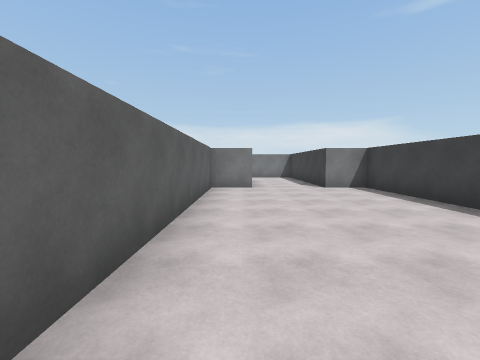
View 1 (above)

16 first-person views from a walk through a scene from a Unity 3-D project. The camera is 1.5 m above the floor, tilts 4° down and sees 90° across. The floor is counted in squares, 2 m on a side. Each view is taken from the middle of a square. On the plan, view 1 faces up. The plan holds only what a view shows up to about 9 squares ahead; the rest is blank. The place goes on beyond the plan. The player is left out.

View 2
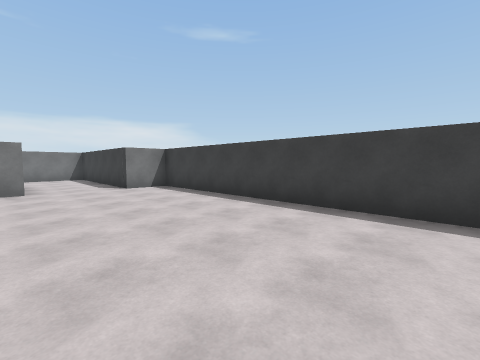

View 3
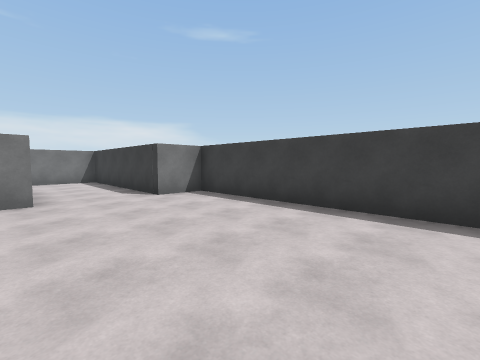

View 4
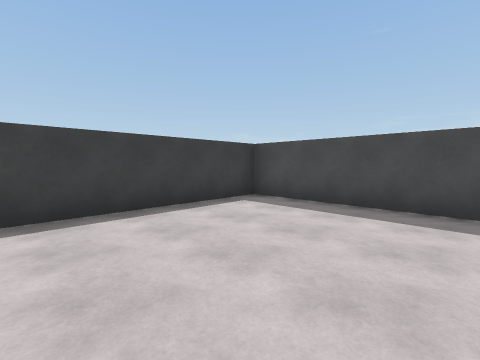

View 5
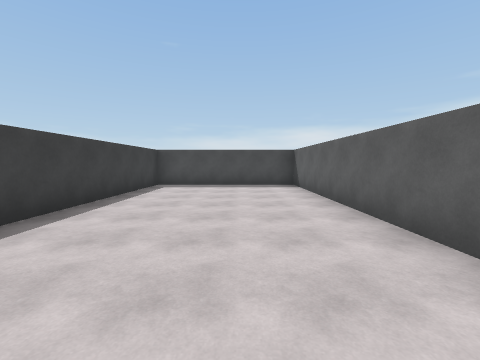

View 6
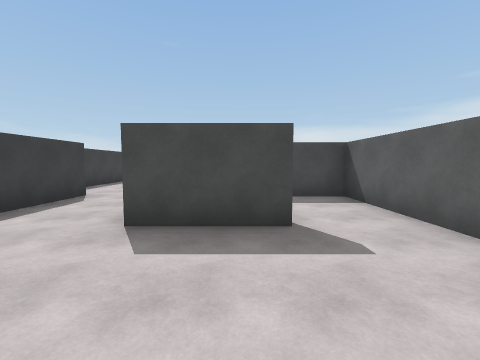

View 7
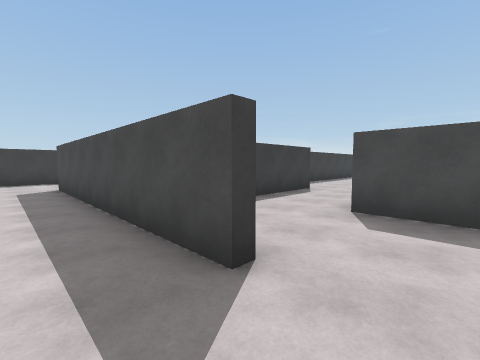

View 8
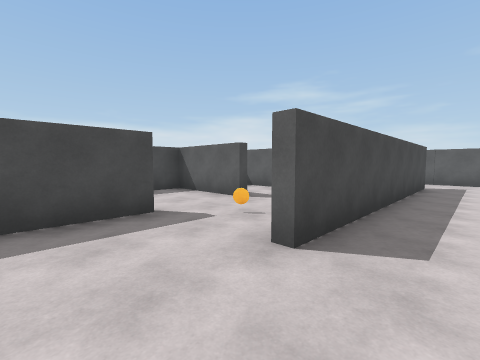

View 9
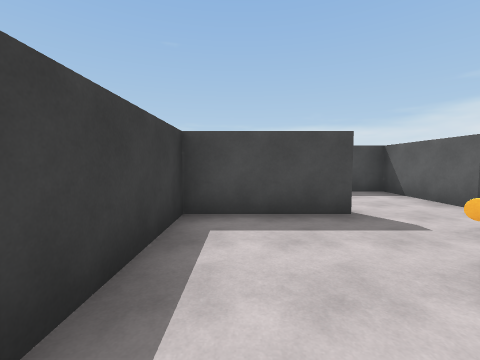

View 10
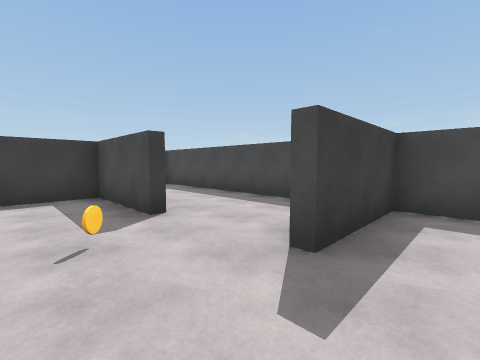

View 11
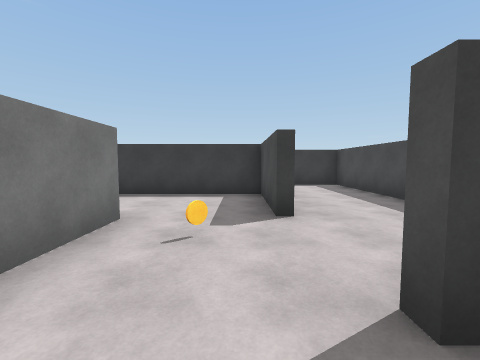

View 12
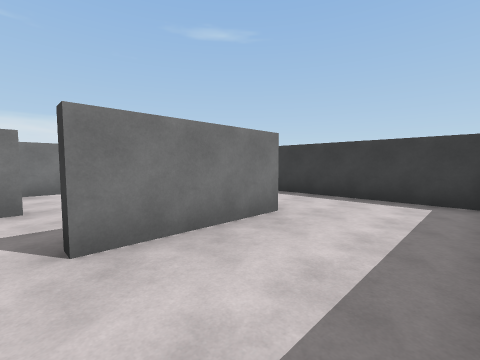

View 13
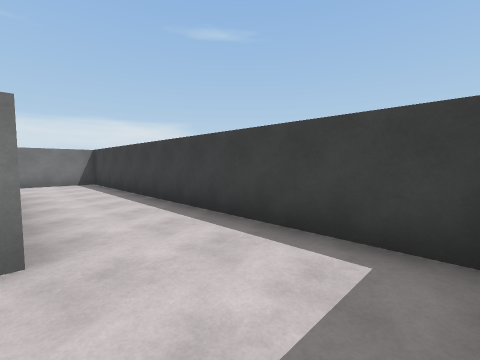

View 14
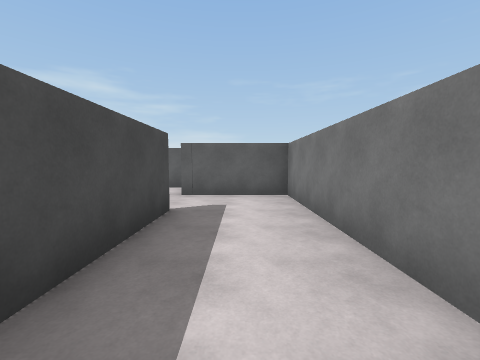

View 15
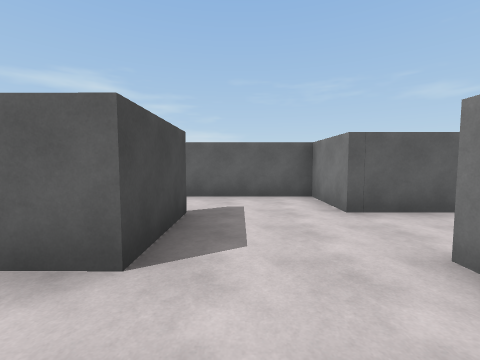

View 16
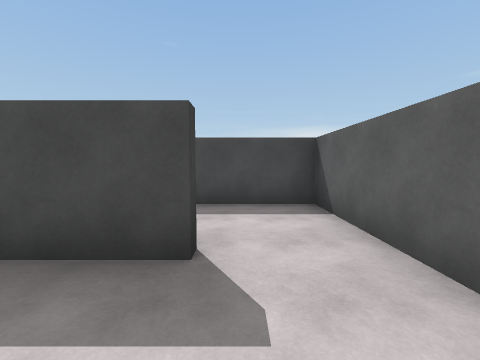

### Floor plan
Points are (right, up) in squares from view 1. A wall is a line through its corners. A room is listed if a view was taken in it or the views show most of it. See-through windows are left out.
Room 1 (views 1, 2, 3, 4, 5, 15, 16)
walls: (0.5, 7.4) (-0.9, 7.4) (-0.9, -2.4) (3.9, -2.4) (3.9, 7.6); (4, 7.4) (2.6, 7.4) (2.6, 12.1); (-1.6, 10.2) (0.4, 10.2) (0.4, 9.2); (2.1, 12.6) (0.1, 12.6); (-1.6, 12.6) (-3.4, 12.6) (-3.4, 7.6) (-1.1, 7.6)
ways out: opening at (-0.5, 13) to room 2
Room 2 (views 6, 7, 8, 9, 14)
walls: (3, 15.1) (-1.6, 15.1) (-1.6, 12.6); (0.1, 12.9) (7.2, 12.9); (8.1, 15.1) (7.2, 15.1); (9.8, 12.4) (9.8, 14.1)
ways out: opening at (-0.5, 13) to room 1; opening at (8.5, 13) to room 5
Room 3 (views 10, 11)
walls: (2.9, 9.4) (2.9, 8.2); (3.9, 7.6) (4.9, 7.6) (4.9, 10.2)
ways out: opening at (5, 11.5) to room 5
Room 4 (views 12, 13)
walls: (10.1, 10.2) (7.2, 10.2); (5.2, 10.2) (5.2, 7.6) (12.4, 7.6) (12.4, 17.7) (10.4, 17.7)
ways out: opening at (6.5, 10) to room 5
Room 5 (no view inside)
walls: (7.2, 12.6) (5.5, 12.6); (7.2, 10.5) (9.8, 10.5) (9.8, 12.4)
ways out: opening at (8.5, 13) to room 2; opening at (5, 11.5) to room 3; opening at (6.5, 10) to room 4
objects: orange disc (6, 11)

Positions as (right, up) in squares from view 1, and headings:
1: (0, 0), facing up
2: (0, 0), facing up-right
3: (0, 2), facing up-right
4: (0, 2), facing down-right
5: (1, 6), facing down
6: (-1, 13), facing down
7: (-1, 14), facing down-right
8: (9, 14), facing down-left
9: (9, 14), facing down
10: (4, 12), facing down-right
11: (4, 11), facing right
12: (7, 8), facing up-right
13: (10, 8), facing up-right
14: (4, 14), facing left
15: (2, 11), facing left
16: (-2, 12), facing down
